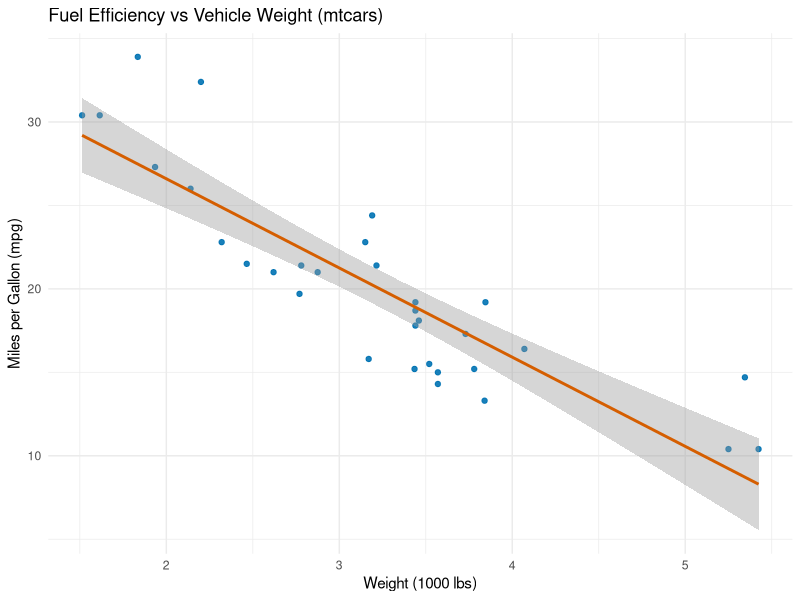

Write R code to recreate this figure.
# Data Science 1: Linear regression + visualization

# Why this exists:
# - Regression quantifies the relationship between variables.
# - Visualizing the data alongside the fitted line helps validate that a linear
#   model is a reasonable first approximation and reveals outliers.


#   ITP321_AUTO_INSTALL=1
auto_install <- identical(Sys.getenv("ITP321_AUTO_INSTALL"), "1")

ensure_package <- function(pkg) {
  if (!requireNamespace(pkg, quietly = TRUE)) {
    if (isTRUE(auto_install)) {
      install.packages(pkg)
    } else {
      stop(
        sprintf(
          "Missing dependency: %s. Install it with install.packages('%s')\nOr re-run with ITP321_AUTO_INSTALL=1 to auto-install.",
          pkg,
          pkg
        ),
        call. = FALSE
      )
    }
  }
}

ensure_package("ggplot2")

# ---- Data ----
# Built-in dataset keeps the script reproducible (no local file paths needed).
data(mtcars)

# ---- Functions ----
fit_mpg_vs_weight <- function(data = mtcars) {
  # We fit mpg ~ wt because weight is a commonly interpreted explanatory variable
  # for fuel efficiency (simple, interpretable model for demonstration).
  lm(mpg ~ wt, data = data)
}

plot_mpg_vs_weight <- function(data = mtcars) {
  # A scatter plot is the fastest way to detect trends, non-linearity, and outliers.
  ggplot2::ggplot(data, ggplot2::aes(x = wt, y = mpg)) +
    ggplot2::geom_point(alpha = 0.9, color = "#0072B2") +
    ggplot2::geom_smooth(method = "lm", se = TRUE, color = "#D55E00") +
    ggplot2::labs(
      title = "Fuel Efficiency vs Vehicle Weight (mtcars)",
      x = "Weight (1000 lbs)",
      y = "Miles per Gallon (mpg)"
    ) +
    ggplot2::theme_minimal()
}

# ---- Run analysis ----
model <- fit_mpg_vs_weight(mtcars)
print(summary(model))
print(plot_mpg_vs_weight(mtcars))
